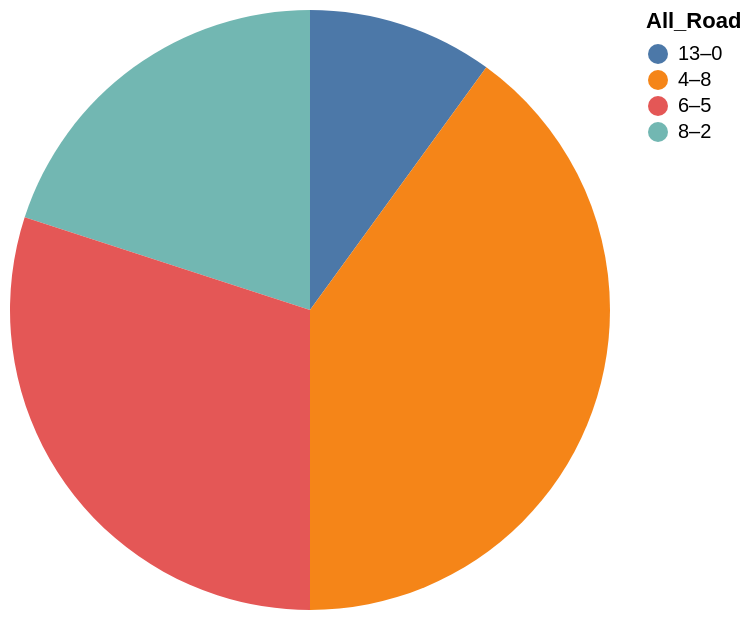

Describe this chart as a Vega-Lite specification.
### Vega-Lite specification from a JSON file in a GitHub repository (floating-point values rounded to 4 significant figures)
{"data": {"values": [{"x_data": "13–0", "y_data": 1}, {"x_data": "8–2", "y_data": 2}, {"x_data": "6–5", "y_data": 3}, {"x_data": "4–8", "y_data": 4}]}, "mark": "arc", "encoding": {"theta": {"field": "y_data", "type": "quantitative", "title": "Team_ID"}, "color": {"field": "x_data", "type": "nominal", "title": "All_Road"}}}
